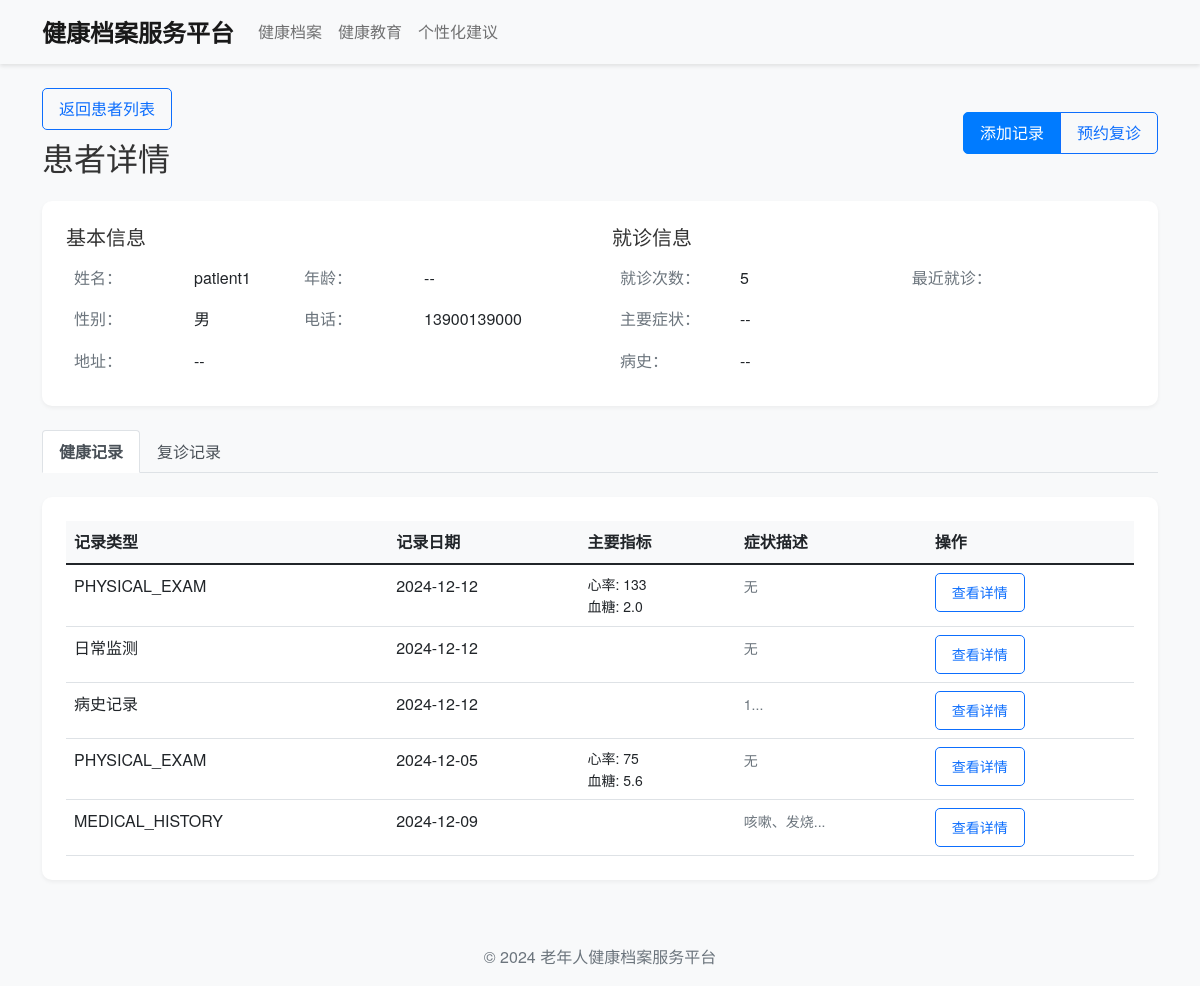
Before: /doctor/view_patient/2 (signed in) with the older database file.
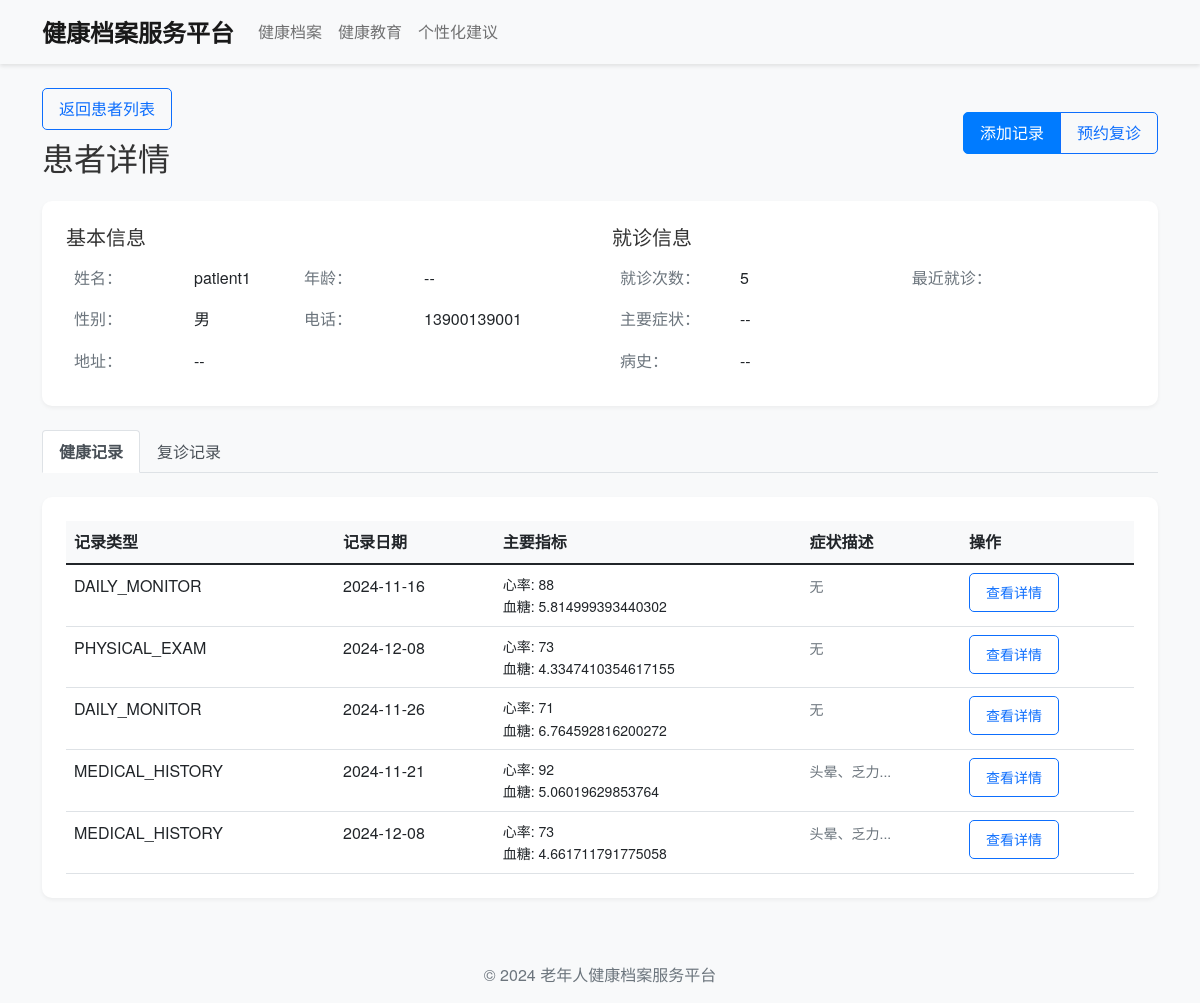
After: the same page with the newer database file.
### models.py (models this page shows, shortened)
class User(UserMixin, db.Model):
    __tablename__ = 'users'
    id = db.Column(db.Integer, primary_key=True)
    username = db.Column(db.String(80), unique=True, nullable=False)
    password_hash = db.Column(db.String(128), nullable=False)
    name = db.Column(db.String(80), nullable=False)  # 真实姓名
    id_number = db.Column(db.String(18), unique=True, nullable=False)  # 身份证号
    gender = db.Column(db.String(10), nullable=False)  # 性别
    phone = db.Column(db.String(11), nullable=False)  # 手机号码
    role = db.Column(db.String(20), nullable=False)  # 用户角色
    created_at = db.Column(db.DateTime, default=datetime.utcnow)
    health_records = db.relationship('HealthRecord', backref='patient', lazy=True,
                                   foreign_keys='HealthRecord.patient_id')
    doctor_records = db.relationship('HealthRecord', backref='doctor', lazy=True,
                                   foreign_keys='HealthRecord.doctor_id')
    patient_follow_ups = db.relationship('FollowUp', backref='patient', lazy=True,
                                       foreign_keys='FollowUp.patient_id')
    doctor_follow_ups = db.relationship('FollowUp', backref='doctor', lazy=True,
                                      foreign_keys='FollowUp.doctor_id')
    def get_visit_count(self):
        return HealthRecord.query.filter_by(patient_id=self.id).count()

class HealthRecord(db.Model):
    __tablename__ = 'health_records'
    id = db.Column(db.Integer, primary_key=True)
    patient_id = db.Column(db.Integer, db.ForeignKey('users.id'), nullable=False)
    doctor_id = db.Column(db.Integer, db.ForeignKey('users.id'), nullable=False)
    record_type = db.Column(db.String(50), nullable=False)  # 记录类型（病史记录/体检报告/日常监测）
    record_date = db.Column(db.DateTime, nullable=False)
    created_at = db.Column(db.DateTime, default=datetime.utcnow)
    description = db.Column(db.Text)  # 描述/备注
    symptoms = db.Column(db.Text)  # 症状
    diagnosis = db.Column(db.Text)  # 诊断
    treatment = db.Column(db.Text)  # 治疗方案
    medications = db.Column(db.Text)  # 用药情况
    height = db.Column(db.Float)  # 身高
    weight = db.Column(db.Float)  # 体重
    blood_pressure = db.Column(db.String(20))  # 血压
    heart_rate = db.Column(db.Integer)  # 心率
    blood_sugar = db.Column(db.Float)  # 血糖
    blood_fat = db.Column(db.Text)  # 血脂
    liver_function = db.Column(db.Text)  # 肝功能
    kidney_function = db.Column(db.Text)  # 肾功能
    temperature = db.Column(db.Float)  # 体温
    pulse = db.Column(db.Integer)  # 脉搏
    respiratory_rate = db.Column(db.Integer)  # 呼吸频率
    oxygen_saturation = db.Column(db.Float)  # 血氧饱和度

### .history/app_20241212190043.py (the view)
@app.route('/doctor/view_patient/<int:patient_id>')
@login_required
def doctor_view_patient(patient_id):
    if current_user.role != 'DOCTOR':
        flash('无权访问此页面', 'danger')
        return redirect(url_for('index'))
    patient = User.query.filter_by(id=patient_id, role='PATIENT').first_or_404()
    records = HealthRecord.query.filter_by(
        patient_id=patient.id
    ).order_by(
        HealthRecord.created_at.desc()
    ).all()
    latest_physical = HealthRecord.query.filter_by(
        patient_id=patient.id,
        record_type='PHYSICAL_EXAM'
    ).order_by(
        HealthRecord.created_at.desc()
    ).first()
    latest_monitor = HealthRecord.query.filter_by(
        patient_id=patient.id,
        record_type='DAILY_MONITOR'
    ).order_by(
        HealthRecord.created_at.desc()
    ).first()
    follow_ups = FollowUp.query.filter_by(
        patient_id=patient.id
    ).order_by(
        FollowUp.follow_up_date.desc()
    ).all()
    blood_pressure_data = []
    blood_sugar_data = []
    weight_data = []
    for record in records:
        if record.record_type in ['PHYSICAL_EXAM', 'DAILY_MONITOR']:
            record_date = record.record_date.strftime('%Y-%m-%d')
            if record.blood_pressure:
                try:
                    sys, dia = record.blood_pressure.split('/')
                    blood_pressure_data.append({
                        'date': record_date,
                        'systolic': int(sys),
                        'diastolic': int(dia)
                    })
                except:
                    pass
            if record.blood_sugar:
                blood_sugar_data.append({
                    'date': record_date,
                    'value': float(record.blood_sugar)
                })
            if record.weight:
                weight_data.append({
                    'date': record_date,
                    'value': float(record.weight)
                })
    return render_template('doctor/view_patient.html',
                        patient=patient,
                        records=records,
                        latest_physical=latest_physical,
                        latest_monitor=latest_monitor,
                        follow_ups=follow_ups,
                        blood_pressure_data=blood_pressure_data,
                        blood_sugar_data=blood_sugar_data,
                        weight_data=weight_data)

### .history/app_20241212190043.py (called while the page is built)
@login_manager.user_loader
def load_user(user_id):
    return User.query.get(int(user_id))

### templates/doctor/view_patient.html (shortened to what the changed rows need)
{% extends "base.html" %}
{% block content %}
<div class="patient-details">
    <div class="d-flex justify-content-between align-items-center mb-4">
        <div>
            <h2 class="mb-0">患者详情</h2>
        </div>
    </div>
    <div class="card mb-4">
        <div class="card-body">
            <div class="row">
                <div class="col-md-6">
                    <table class="table table-borderless">
                        <tr>
                            <th width="120">姓名：</th>
                            <td>{{ patient.username }}</td>
                            <th width="120">年龄：</th>
                            <td>{{ patient.age if patient.age else '--' }}</td>
                        </tr>
                        <tr>
                            <th>性别：</th>
                            <td>{{ patient.gender if patient.gender else '--' }}</td>
                            <th>电话：</th>
                            <td>{{ patient.phone if patient.phone else '--' }}</td>
                        </tr>
                        <tr>
                            <th>地址：</th>
                        </tr>
                    </table>
                </div>
                <div class="col-md-6">
                    <table class="table table-borderless">
                        <tr>
                            <th width="120">就诊次数：</th>
                            <th width="120">最近就诊：</th>
                        </tr>
                        <tr>
                            <th>主要症状：</th>
                        </tr>
                        <tr>
                            <th>病史：</th>
                        </tr>
                    </table>
                </div>
            </div>
        </div>
    </div>
    <div class="tab-content">
        <div class="tab-pane fade show active" id="records">
            <div class="card">
                <div class="card-body">
                    <div class="table-responsive">
                        <table class="table table-hover">
                            <thead>
                                <tr>
                                    <th>记录类型</th>
                                    <th>记录日期</th>
                                    <th>主要指标</th>
                                    <th>症状描述</th>
                                    <th>操作</th>
                                </tr>
                            </thead>
                            <tbody>
                                {% for record in records %}
                                <tr>
                                    <td>{{ record.record_type }}</td>
                                    <td>{{ record.record_date.strftime('%Y-%m-%d') }}</td>
                                    <td>
                                        {% if record.heart_rate %}
                                        <small class="d-block">心率: {{ record.heart_rate }}</small>
                                        {% endif %}
                                        {% if record.blood_sugar %}
                                        <small class="d-block">血糖: {{ record.blood_sugar }}</small>
                                        {% endif %}
                                    </td>
                                    <td>
                                        <small class="text-muted">{{ record.symptoms[:50] + '...' if record.symptoms else '无' }}</small>
                                    </td>
                                    <td>
                                        <button class="btn btn-sm btn-outline-primary" onclick="viewRecord({{ record.id }})">
                                            查看详情
                                        </button>
                                    </td>
                                </tr>
                                {% endfor %}
                            </tbody>
                        </table>
                    </div>
                </div>
            </div>
        </div>
    </div>
</div>
{% endblock %}

Changed rows visible on the page:
no longer on this page (row edited): HealthRecord: record_type "PHYSICAL_EXAM", record_date "2024-12-12", heart_rate "133", blood_sugar "2.0", symptoms "无"
removed HealthRecord: record_type "日常监测", record_date "2024-12-12", symptoms "无"
removed HealthRecord: record_type "病史记录", record_date "2024-12-12", symptoms "1..."
removed HealthRecord: record_type "PHYSICAL_EXAM", record_date "2024-12-05", heart_rate "75", blood_sugar "5.6", symptoms "无"
removed HealthRecord: record_type "MEDICAL_HISTORY", record_date "2024-12-09", symptoms "咳嗽、发烧..."
changed User "patient1": phone "13900139000" → "13900139001"
added HealthRecord: record_type "DAILY_MONITOR", record_date "2024-11-16", heart_rate "88", blood_sugar "5.814999393440302", symptoms "无"
added HealthRecord: record_type "PHYSICAL_EXAM", record_date "2024-12-08", heart_rate "73", blood_sugar "4.3347410354617155", symptoms "无"
now on this page (row edited): HealthRecord: record_type "DAILY_MONITOR", record_date "2024-11-26", heart_rate "71", blood_sugar "6.764592816200272", symptoms "无"
added HealthRecord: record_type "MEDICAL_HISTORY", record_date "2024-11-21", heart_rate "92", blood_sugar "5.06019629853764", symptoms "头晕、乏力..."
added HealthRecord: record_type "MEDICAL_HISTORY", record_date "2024-12-08", heart_rate "73", blood_sugar "4.661711791775058", symptoms "头晕、乏力..."
